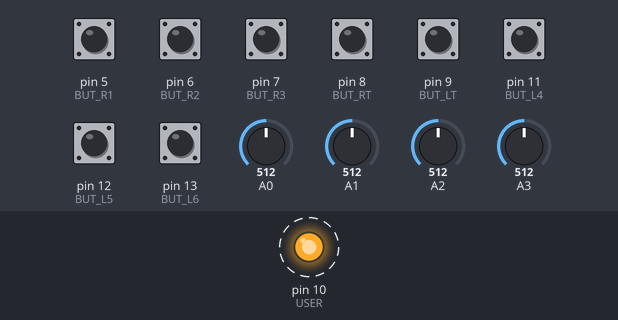
A sketch run on a simulated Arduino Uno, built with avr-gcc and run on an emulated ATmega328P. On the bench: output pins drawn as LEDs (lit = HIGH). Dashed ring = blinking. The inputs (shaded band) are chosen by the test bench; at power-on: pin 5 (BUT_R1), pin 6 (BUT_R2), pin 7 (BUT_R3), pin 8 (BUT_RT), pin 9 (BUT_LT), pin 11 (BUT_L4), pin 12 (BUT_L5), pin 13 (BUT_L6) HIGH, A0 = 512, A1 = 512, A2 = 512, A3 = 512. What the sketch prints to the serial monitor is not drawn.

Above: at 1.25 s.
1.3 s: A0 set to 716
4.3 s: A1 set to 716
7.3 s: A2 set to 716
10.3 s: A3 set to 716
13.3 s: pin 5 (BUT_R1) pulled LOW for 1 s
16.3 s: pin 6 (BUT_R2) pulled LOW for 1 s
Timing chart, 0 to 20.3 s (numbered marks = the images above; inputs shaded):
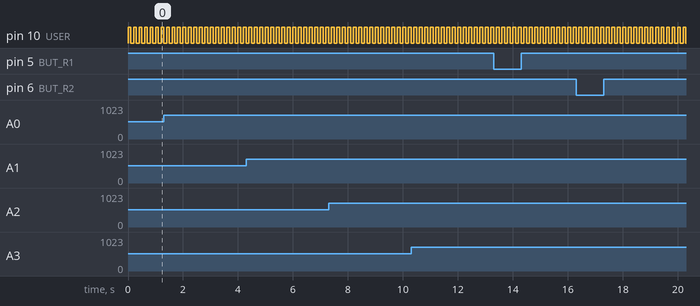

The sketch:

FlexbotController.ino
```cpp
#import <math.h>

#define remoteID 7 //polled control remote ID
#define robotID 14 //direct control robot ID 250 for all bots

#define SPEED_SCALE 0.3  // 0.0 to 1.0
#define SERVO_SCALE 1.0 // 0.0 to 1.0

#define RIGHT_V   0
#define RIGHT_H   1
#define LEFT_V    2
#define LEFT_H    3

#define NUM_STICKS 4

#define BUT_L6    13
#define BUT_L5    12
#define BUT_L4    11
#define BUT_LT    9

#define BUT_R3    7
#define BUT_R2    6
#define BUT_R1    5
#define BUT_RT    8

#define BUT_RIGHT 3
#define BUT_LEFT  2

#define NUM_BUTTONS 8

#define USER      10          //user led

#define TIMEOUT   1000

#define FRAME_LEN 100         // 10hz

#define COUNT_L6 0
#define COUNT_L5 1
#define COUNT_L4 2
#define COUNT_LT 3
#define COUNT_R3 4
#define COUNT_R2 5
#define COUNT_R1 6
#define COUNT_RT 7
#define BUTTON_THRESHOLD 3

//Enums
enum {
  WAIT,
  RESPOND
};

enum {
  SYNC_0,
  SYNC_1,
  REMOTE_ID,
  CRC
};

enum {
  TASK_IDLE = 0,  //Robot stops (0 params)
  TASK_MANUAL = 1,  //Controls the motors directly (2 params, lmotor and rmotor (0 to 200, 100 is idle))
  TASK_SPIN = 2,  //Spins on the spot (4 params, direction (0 or 1), speed (0 to 100), time (ms, split into two parts))
  TASK_STOP = 4,
  TASK_DRIVE = 5,
  TASK_SERVO = 123,
  PING = 255  //A 'keep alive' type message, just to avoid timeout (0 params)
};

//Messages themselves
typedef struct _radio_msg {
  uint8_t hdr0;
  uint8_t hdr1;
  uint8_t id;
  uint8_t crc;
  //end data
  uint8_t next;
  int mode;
  long last;
} radio_msg_t;

typedef struct _respond_msg {
  uint8_t hdr0;
  uint8_t hdr1;
  uint8_t id;
  uint8_t lsth;
  uint8_t lstv;
  uint8_t rsth;
  uint8_t rstv;
  uint8_t but;
  uint8_t crc;
} respond_msg_t;

//Variables
uint32_t ltime;         // light timer
uint32_t rtime;         // direct control loop timer
uint8_t i;              // direct control loop counter

uint8_t sticks[4];      // direct control stick values
uint8_t mode = 0;       // unused
uint8_t type = 0;       // direct control task enum
uint8_t state = 0;      // =0 for robot vel, =1 for robot servos

uint8_t buttonArray[8] = {0}; //direct control debouncing
uint8_t countArray[8] = {0};  //direct control debouncing

void setup(){
  char buf[3] = {0};
  Serial.begin(57600);
  Serial.print("XBee Serial Commander V1.0 controller ");
  sprintf(buf, "%d", remoteID);
  Serial.println(buf);
  ltime = rtime = millis();
  pinMode(USER,OUTPUT);    // user LED

  // pullups for buttons
  digitalWrite(BUT_L6, HIGH);
  digitalWrite(BUT_L5, HIGH);
  digitalWrite(BUT_L4, HIGH);
  digitalWrite(BUT_LT, HIGH);
  digitalWrite(BUT_R3, HIGH);
  digitalWrite(BUT_R2, HIGH);
  digitalWrite(BUT_R1, HIGH);
  digitalWrite(BUT_RT, HIGH);

  digitalWrite(BUT_RIGHT, HIGH);
  digitalWrite(BUT_LEFT, HIGH);

  digitalWrite(USER, LOW);
}

void loop(){

    for (int i = 0; i < 4; i++) {
      if (i%2 == 0) {
        sticks[i] = (1023-analogRead(i))/5.12;
      }
      else {
        sticks[i] = analogRead(i)/5.12;
      }
      if (sticks[i] > 90 && sticks[i] < 110) {
        sticks[i] = 100;
      }
    }

    // Detect and debounce buttons
    uint8_t buttons = 0;
    if(!digitalRead(BUT_R1) && !buttonArray[COUNT_R1]) countArray[COUNT_R1]++;
    else { countArray[COUNT_R1] = 0; buttonArray[COUNT_R1] = 0; }
    if(!digitalRead(BUT_R2) && !buttonArray[COUNT_R2]) countArray[COUNT_R2]++;
    else { countArray[COUNT_R2] = 0; buttonArray[COUNT_R2] = 0; }
    if(!digitalRead(BUT_R3) && !buttonArray[COUNT_R3]) countArray[COUNT_R3]++;
    else { countArray[COUNT_R3] = 0; buttonArray[COUNT_R3] = 0; }
    if(!digitalRead(BUT_L4) && !buttonArray[COUNT_L5]) countArray[COUNT_L4]++;
    else { countArray[COUNT_L4] = 0; buttonArray[COUNT_L4] = 0; }
    if(!digitalRead(BUT_L5) && !buttonArray[COUNT_L5]) countArray[COUNT_L5]++;
    else { countArray[COUNT_L5] = 0; buttonArray[COUNT_L5] = 0; }
    if(!digitalRead(BUT_L6) && !buttonArray[COUNT_L6]) countArray[COUNT_L6]++;
    else { countArray[COUNT_L6] = 0; buttonArray[COUNT_L6] = 0; }

    if(!digitalRead(BUT_RT)) buttons |= (1 << COUNT_RT);
    if(!digitalRead(BUT_LT)) buttons |= (1 << COUNT_LT);

    type = TASK_MANUAL;

    if(countArray[COUNT_R1] > BUTTON_THRESHOLD) {
      buttons |= (1 << COUNT_R1);
      type = TASK_SPIN;
      buttonArray[COUNT_R1] = 1;
    } else {
      buttons &= ~(1 << COUNT_R1);
    }
    if(countArray[COUNT_R2] > BUTTON_THRESHOLD) {
      buttons |= (1 << COUNT_R2);
      type = TASK_SPIN;
      buttonArray[COUNT_R2] = 1;
    } else {
      buttons &= ~(1 << COUNT_R2);
    }
    if(countArray[COUNT_R3] > BUTTON_THRESHOLD) {
      buttons |= (1 << COUNT_R3);
      type = TASK_SPIN;
      buttonArray[COUNT_R3] = 1;
    } else {
      buttons &= ~(1 << COUNT_R3);
    }
    /*if(countArray[COUNT_RT] > BUTTON_THRESHOLD) {
      buttons |= (1 << COUNT_RT);
      buttonArray[COUNT_RT] = 1;
    } else {
      buttons &= ~(1 << COUNT_RT);
    }*/
    if(countArray[COUNT_L4] > BUTTON_THRESHOLD) {
      buttons |= (1 << COUNT_L4);
      buttonArray[COUNT_L4] = 1;
    } else {
      buttons &= ~(1 << COUNT_L4);
    }
    if(countArray[COUNT_L5] > BUTTON_THRESHOLD) {
      buttons |= (1 << COUNT_L5);
      buttonArray[COUNT_L5] = 1;
    } else {
      buttons &= ~(1 << COUNT_L5);
    }
    if(countArray[COUNT_L6] > BUTTON_THRESHOLD) {
      buttons |= (1 << COUNT_L6);
      buttonArray[COUNT_L6] = 1;
    } else {
      buttons &= ~(1 << COUNT_L6);
    }
    /*if(countArray[COUNT_LT] > BUTTON_THRESHOLD) {
      buttons |= (1 << COUNT_LT);
      buttonArray[COUNT_LT] = 1;
    } else {
      buttons &= ~(1 << COUNT_LT);
    }*/

    uint8_t one;
    uint8_t two;
    uint8_t three = remoteID;
    uint8_t four = buttons;

    if (state == 0) {
      // Send velocity commands
      type = TASK_MANUAL;
      int d = (100-sticks[LEFT_H]) * 0.3*SPEED_SCALE;
      int v = (100-sticks[LEFT_V]) * 0.5*SPEED_SCALE;
      one = 100+max(-100, min(100, v+d));
      two = 100+max(-100, min(100, v-d));
      state = 1;
    } else {
      type = TASK_SERVO;
      // sticks value is between 0 and 200 with 100 as mid point (zero)
      int d = (100-sticks[RIGHT_H])*0.9*SERVO_SCALE;
      int v = (100-sticks[RIGHT_V])*0.9*SERVO_SCALE;
      one = 90+d;
      two = 90+v;
      three = two;
      state = 0;
    }

    int8_t crc = 0xFF ^ robotID ^ type ^ one ^ two ^ three ^ four ^ i;

    //Remote Control
    // hdr0
    Serial.write(0xAA);
    // hdr1
    Serial.write(0x55);
    // rid
    Serial.write(robotID);
    // task type
    Serial.write(type);  //1 for mot cont
    // data field 1
    Serial.write(one);
    // data field 2
    Serial.write(two);
    // data field 3
    Serial.write(three);
    // data field 4
    Serial.write(four);
    // seqno
    Serial.write(i);
    // crc
    Serial.write(crc);

    // blink LED
    if ((i/2)%(1+mode) == 0) {
      digitalWrite(USER,HIGH-digitalRead(USER));
    }
    i++;

    delay(100-(millis() - rtime));
    rtime = millis();
}

/* Revisions
 *  V1.2 - Feb 11, 2012 - Updated for Arduino 1.0
 *  V1.1 - Feb 19, 2010 - Replaced Walk/Look with Right/Left
 *         (since apparently, I used something called "southpaw")
 *  V1.0 - Feb 10, 2010 - Firmware Finalized
 */
```

Measured:
- by itself, pin 10 (USER): alternates HIGH for 0.10 s and LOW for 0.10 s
